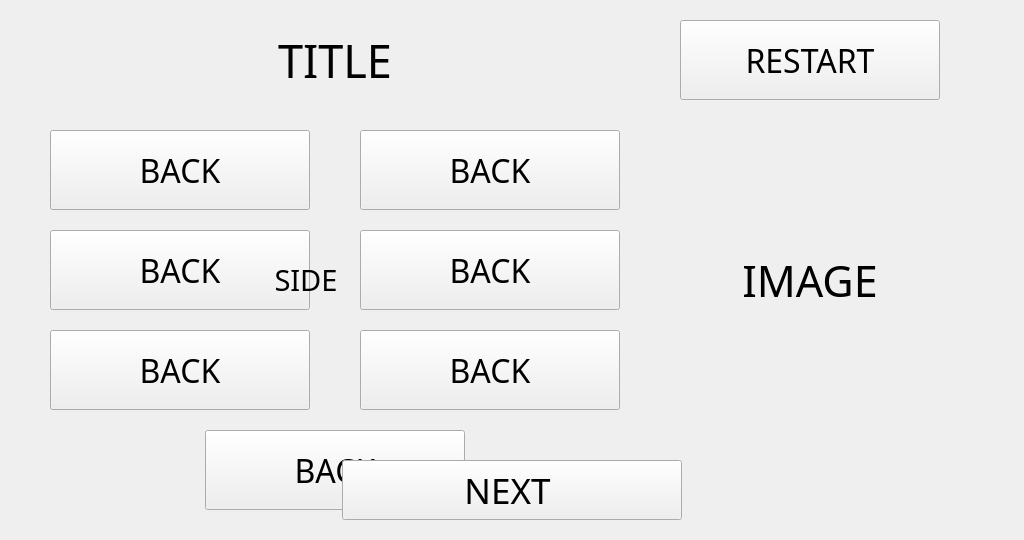
<?xml version="1.0" encoding="UTF-8"?>
<ui version="4.0">
 <class>test_strip</class>
 <widget class="QWidget" name="test_strip">
  <property name="geometry">
   <rect>
    <x>0</x>
    <y>0</y>
    <width>1024</width>
    <height>540</height>
   </rect>
  </property>
  <property name="windowTitle">
   <string>Form</string>
  </property>
  <widget class="QLabel" name="background">
   <property name="geometry">
    <rect>
     <x>0</x>
     <y>0</y>
     <width>1024</width>
     <height>600</height>
    </rect>
   </property>
   <property name="text">
    <string/>
   </property>
  </widget>
  <widget class="QLabel" name="label_title">
   <property name="geometry">
    <rect>
     <x>110</x>
     <y>20</y>
     <width>450</width>
     <height>80</height>
    </rect>
   </property>
   <property name="font">
    <font>
     <family>Cooper Black</family>
     <pointsize>34</pointsize>
     <weight>50</weight>
     <bold>false</bold>
    </font>
   </property>
   <property name="lineWidth">
    <number>-3</number>
   </property>
   <property name="text">
    <string>TITLE</string>
   </property>
   <property name="alignment">
    <set>Qt::AlignCenter</set>
   </property>
   <property name="wordWrap">
    <bool>true</bool>
   </property>
  </widget>
  <widget class="QPushButton" name="pushButton_selection_1">
   <property name="geometry">
    <rect>
     <x>50</x>
     <y>130</y>
     <width>260</width>
     <height>80</height>
    </rect>
   </property>
   <property name="font">
    <font>
     <family>Cooper Black</family>
     <pointsize>24</pointsize>
     <weight>50</weight>
     <bold>false</bold>
    </font>
   </property>
   <property name="layoutDirection">
    <enum>Qt::LeftToRight</enum>
   </property>
   <property name="text">
    <string>BACK</string>
   </property>
   <property name="iconSize">
    <size>
     <width>16</width>
     <height>16</height>
    </size>
   </property>
   <property name="autoDefault">
    <bool>false</bool>
   </property>
  </widget>
  <widget class="QPushButton" name="pushButton_selection_4">
   <property name="geometry">
    <rect>
     <x>360</x>
     <y>130</y>
     <width>260</width>
     <height>80</height>
    </rect>
   </property>
   <property name="font">
    <font>
     <family>Cooper Black</family>
     <pointsize>24</pointsize>
     <weight>50</weight>
     <bold>false</bold>
    </font>
   </property>
   <property name="layoutDirection">
    <enum>Qt::LeftToRight</enum>
   </property>
   <property name="text">
    <string>BACK</string>
   </property>
   <property name="iconSize">
    <size>
     <width>16</width>
     <height>16</height>
    </size>
   </property>
   <property name="autoDefault">
    <bool>false</bool>
   </property>
  </widget>
  <widget class="QPushButton" name="pushButton_selection_2">
   <property name="geometry">
    <rect>
     <x>50</x>
     <y>230</y>
     <width>260</width>
     <height>80</height>
    </rect>
   </property>
   <property name="font">
    <font>
     <family>Cooper Black</family>
     <pointsize>24</pointsize>
     <weight>50</weight>
     <bold>false</bold>
    </font>
   </property>
   <property name="layoutDirection">
    <enum>Qt::LeftToRight</enum>
   </property>
   <property name="text">
    <string>BACK</string>
   </property>
   <property name="iconSize">
    <size>
     <width>16</width>
     <height>16</height>
    </size>
   </property>
   <property name="autoDefault">
    <bool>false</bool>
   </property>
  </widget>
  <widget class="QPushButton" name="pushButton_selection_3">
   <property name="geometry">
    <rect>
     <x>50</x>
     <y>330</y>
     <width>260</width>
     <height>80</height>
    </rect>
   </property>
   <property name="font">
    <font>
     <family>Cooper Black</family>
     <pointsize>24</pointsize>
     <weight>50</weight>
     <bold>false</bold>
    </font>
   </property>
   <property name="layoutDirection">
    <enum>Qt::LeftToRight</enum>
   </property>
   <property name="text">
    <string>BACK</string>
   </property>
   <property name="iconSize">
    <size>
     <width>16</width>
     <height>16</height>
    </size>
   </property>
   <property name="autoDefault">
    <bool>false</bool>
   </property>
  </widget>
  <widget class="QPushButton" name="pushButton_selection_7">
   <property name="geometry">
    <rect>
     <x>205</x>
     <y>430</y>
     <width>260</width>
     <height>80</height>
    </rect>
   </property>
   <property name="font">
    <font>
     <family>Cooper Black</family>
     <pointsize>24</pointsize>
     <weight>50</weight>
     <bold>false</bold>
    </font>
   </property>
   <property name="layoutDirection">
    <enum>Qt::LeftToRight</enum>
   </property>
   <property name="text">
    <string>BACK</string>
   </property>
   <property name="iconSize">
    <size>
     <width>16</width>
     <height>16</height>
    </size>
   </property>
   <property name="autoDefault">
    <bool>false</bool>
   </property>
  </widget>
  <widget class="QPushButton" name="pushButton_selection_5">
   <property name="geometry">
    <rect>
     <x>360</x>
     <y>230</y>
     <width>260</width>
     <height>80</height>
    </rect>
   </property>
   <property name="font">
    <font>
     <family>Cooper Black</family>
     <pointsize>24</pointsize>
     <weight>50</weight>
     <bold>false</bold>
    </font>
   </property>
   <property name="layoutDirection">
    <enum>Qt::LeftToRight</enum>
   </property>
   <property name="text">
    <string>BACK</string>
   </property>
   <property name="iconSize">
    <size>
     <width>16</width>
     <height>16</height>
    </size>
   </property>
   <property name="autoDefault">
    <bool>false</bool>
   </property>
  </widget>
  <widget class="QPushButton" name="pushButton_selection_6">
   <property name="geometry">
    <rect>
     <x>360</x>
     <y>330</y>
     <width>260</width>
     <height>80</height>
    </rect>
   </property>
   <property name="font">
    <font>
     <family>Cooper Black</family>
     <pointsize>24</pointsize>
     <weight>50</weight>
     <bold>false</bold>
    </font>
   </property>
   <property name="layoutDirection">
    <enum>Qt::LeftToRight</enum>
   </property>
   <property name="text">
    <string>BACK</string>
   </property>
   <property name="iconSize">
    <size>
     <width>16</width>
     <height>16</height>
    </size>
   </property>
   <property name="autoDefault">
    <bool>false</bool>
   </property>
  </widget>
  <widget class="QLabel" name="label_image">
   <property name="geometry">
    <rect>
     <x>650</x>
     <y>120</y>
     <width>320</width>
     <height>320</height>
    </rect>
   </property>
   <property name="font">
    <font>
     <family>Cooper Black</family>
     <pointsize>32</pointsize>
     <weight>50</weight>
     <bold>false</bold>
    </font>
   </property>
   <property name="lineWidth">
    <number>-3</number>
   </property>
   <property name="text">
    <string>IMAGE</string>
   </property>
   <property name="alignment">
    <set>Qt::AlignCenter</set>
   </property>
   <property name="wordWrap">
    <bool>true</bool>
   </property>
  </widget>
  <widget class="QPushButton" name="pushButton_restart">
   <property name="geometry">
    <rect>
     <x>680</x>
     <y>20</y>
     <width>260</width>
     <height>80</height>
    </rect>
   </property>
   <property name="font">
    <font>
     <family>Cooper Black</family>
     <pointsize>24</pointsize>
     <weight>50</weight>
     <bold>false</bold>
    </font>
   </property>
   <property name="layoutDirection">
    <enum>Qt::LeftToRight</enum>
   </property>
   <property name="text">
    <string>RESTART</string>
   </property>
   <property name="iconSize">
    <size>
     <width>16</width>
     <height>16</height>
    </size>
   </property>
   <property name="autoDefault">
    <bool>false</bool>
   </property>
  </widget>
  <widget class="QLabel" name="label_explanation_side">
   <property name="geometry">
    <rect>
     <x>56</x>
     <y>120</y>
     <width>500</width>
     <height>320</height>
    </rect>
   </property>
   <property name="font">
    <font>
     <family>Cooper Black</family>
     <pointsize>22</pointsize>
     <weight>50</weight>
     <bold>false</bold>
    </font>
   </property>
   <property name="lineWidth">
    <number>-3</number>
   </property>
   <property name="text">
    <string>SIDE</string>
   </property>
   <property name="alignment">
    <set>Qt::AlignCenter</set>
   </property>
   <property name="wordWrap">
    <bool>true</bool>
   </property>
  </widget>
  <widget class="QPushButton" name="pushButton_bottom">
   <property name="geometry">
    <rect>
     <x>342</x>
     <y>460</y>
     <width>340</width>
     <height>60</height>
    </rect>
   </property>
   <property name="font">
    <font>
     <family>Cooper Black</family>
     <pointsize>26</pointsize>
     <weight>50</weight>
     <bold>false</bold>
    </font>
   </property>
   <property name="layoutDirection">
    <enum>Qt::LeftToRight</enum>
   </property>
   <property name="text">
    <string>NEXT </string>
   </property>
   <property name="iconSize">
    <size>
     <width>16</width>
     <height>16</height>
    </size>
   </property>
   <property name="autoDefault">
    <bool>false</bool>
   </property>
  </widget>
 </widget>
 <resources/>
 <connections/>
</ui>
